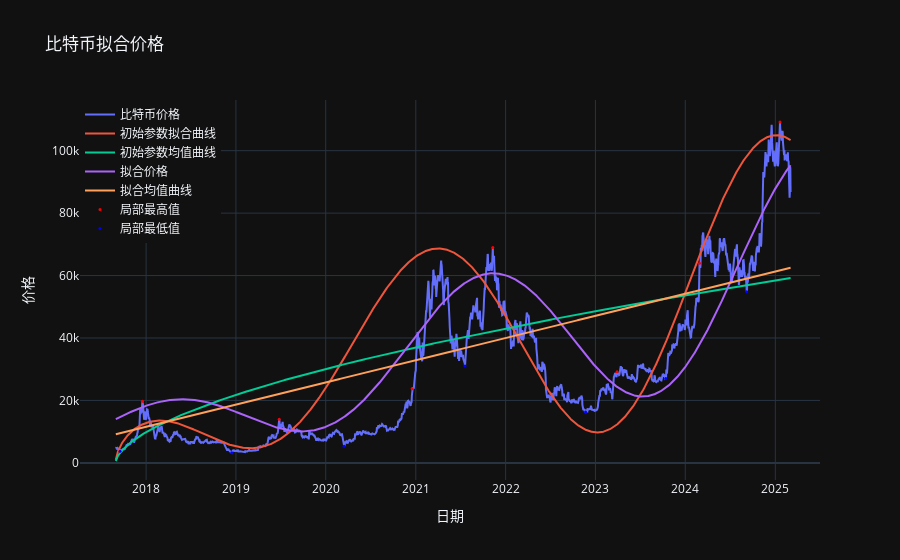

The notebook cell saved with this chart:
### Code cell
# 创建价格图表
fig = make_subplots()

# 添加实际价格曲线
fig.add_trace(go.Scatter(x=df.index, y=y_data, mode='lines', name='比特币价格'))

# 添加初始参数拟合曲线
fig.add_trace(go.Scatter(x=df.index, y=y_true, mode='lines', name='初始参数拟合曲线'))

# 添加初始参数均值曲线
fig.add_trace(go.Scatter(x=df.index, y=y_true_m, mode='lines', name='初始参数均值曲线'))

# 添加拟合价格曲线
fig.add_trace(go.Scatter(x=df.index, y=y_regression_fit, mode='lines', name='拟合价格'))

# 添加拟合log均值曲线
fig.add_trace(go.Scatter(x=df.index, y=y_regression_fit_m, mode='lines', name='拟合均值曲线'))

# 添加局部最高值
fig.add_trace(
    go.Scatter(
        x=df.index[peaks],
        y=y_data[peaks],
        mode='markers',
        marker=dict(color='red', size=3),
        name='局部最高值'
    )
)
# 添加局部最低值
fig.add_trace(
    go.Scatter(
        x=df.index[valleys],
        y=y_data[valleys],
        mode='markers',
        marker=dict(color='blue', size=3),
        name='局部最低值'
    )
)

# 更新布局
fig.update_layout(
    title='比特币拟合价格',
    xaxis_title='日期',
    yaxis_title='价格',
    legend=dict(x=0, y=1)
)

# 显示图表
fig.show()

### Figure 1 — Plotly figure (JSON) as saved in the notebook; plotly's stock layout.template omitted (floating-point values rounded to 4 significant figures; data arrays with more than 128 entries replaced by an {"elided": "..."} marker saying what was removed)
{"data": [{"mode": "lines", "name": "比特币价格", "x": {"elided": "2743 str values"}, "y": {"elided": "2743 float values"}, "type": "scatter"}, {"mode": "lines", "name": "初始参数拟合曲线", "x": {"elided": "2743 str values"}, "y": {"elided": "2743 float values"}, "type": "scatter"}, {"mode": "lines", "name": "初始参数均值曲线", "x": {"elided": "2743 str values"}, "y": {"elided": "2743 float values"}, "type": "scatter"}, {"mode": "lines", "name": "拟合价格", "x": {"elided": "2743 str values"}, "y": {"elided": "2743 float values"}, "type": "scatter"}, {"mode": "lines", "name": "拟合均值曲线", "x": {"elided": "2743 str values"}, "y": {"elided": "2743 float values"}, "type": "scatter"}, {"marker": {"color": "red", "size": 3}, "mode": "markers", "name": "局部最高值", "x": ["2017-12-17T00:00:00", "2019-06-26T00:00:00", "2020-12-17T00:00:00", "2021-11-10T00:00:00", "2023-03-30T00:00:00", "2024-02-28T00:00:00", "2025-01-20T00:00:00"], "y": [19760.0, 13960.0, 23770.0, 69000.0, 29160.0, 63960.0, 109200.0], "type": "scatter"}, {"marker": {"color": "blue", "size": 3}, "mode": "markers", "name": "局部最低值", "x": ["2017-09-17T00:00:00", "2018-12-15T00:00:00", "2020-03-16T00:00:00", "2021-07-20T00:00:00", "2022-11-22T00:00:00", "2023-10-14T00:00:00", "2024-09-07T00:00:00"], "y": [3748.0, 3264.0, 5362.0, 30990.0, 16270.0, 26990.0, 54830.0], "type": "scatter"}], "layout": {"xaxis": {"anchor": "y", "domain": [0.0, 1.0], "title": {"text": "日期"}}, "yaxis": {"anchor": "x", "domain": [0.0, 1.0], "title": {"text": "价格"}}, "legend": {"x": 0, "y": 1}, "title": {"text": "比特币拟合价格"}}}
